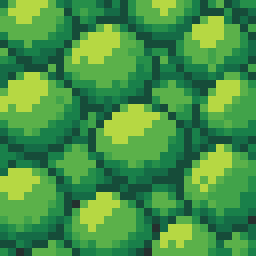
#> input picture assets/source/tiles/hedge/sebe_a.png, 32 x 32 px, found by its file name (shown 8 times larger)
$ python processa_borda.py hedge/sebe_a.png
#> lines starting #> are read from the running program, lines starting #| are printed output that depends on the picture
"""
Processa a cerca-viva da borda da arena.

Os dois tiles gerados alternam na borda; o segundo e levado a paleta do primeiro
para nao aparecer costura. Ambos sao escurecidos e tem os destaques comprimidos,
porque a borda e o fundo do HUD e precisa ficar calma.

Cada tile vira uma folha de 5 quadros de 32x32: plano e beira ondulada voltada
para baixo, cima, esquerda e direita (o lado que encosta na area jogavel). A
beira tem dois arcos por celula, do tamanho de uma moita, contornados no verde
mais escuro da propria sebe.
Uso: python processa_borda.py <assets/source> <pasta_processed> <pasta_atlas>
"""
import os
import sys

from PIL import Image

T = 32
FATOR = 0.72
TETO_LUZ = 150
LARGURAS_ARCO = (16, 16)
FUNDO_ARCO = 3
LADOS = ("baixo", "cima", "esquerda", "direita")
# giro que leva cada lado para baixo, em quartos de volta anti-horarios
GIRO = {"baixo": 0, "esquerda": 1, "cima": 2, "direita": 3}


def arcos():
    out = []
    for w in LARGURAS_ARCO:
        for i in range(w):
            t = (2 * i / (w - 1)) - 1
            out.append(round(FUNDO_ARCO * t * t))
    return out


RECUO = arcos()


def calma(tile):
    out = tile.copy()
    px = out.load()
    for y in range(T):
        for x in range(T):
            r, g, b, a = px[x, y]
            lum = 0.299 * r + 0.587 * g + 0.114 * b
            f = FATOR * (TETO_LUZ / lum if lum * FATOR > TETO_LUZ else 1)
            px[x, y] = (int(r * f), int(g * f), int(b * f), a)
    return out


def na_paleta(tile, ref):
    paleta = sorted(set(ref.get_flattened_data()))
    out = tile.copy()
    px = out.load()
    for y in range(T):
        for x in range(T):
            c = px[x, y]
            px[x, y] = min(paleta, key=lambda p: sum((a - b) ** 2 for a, b in zip(c[:3], p[:3])))
    return out


def beira(tile, lado, contorno):
    giro = GIRO[lado]
    c = tile.rotate(90 * giro) if giro else tile.copy()
    px = c.load()
    for x in range(T):
        r = RECUO[x]
        for k in range(r):
            px[x, T - 1 - k] = (0, 0, 0, 0)
        px[x, T - 1 - r] = contorno
    for x in range(T):
        for viz in (x - 1, x + 1):
            if 0 <= viz < T and RECUO[viz] > RECUO[x]:
                for k in range(RECUO[x], RECUO[viz]):
                    if px[viz, T - 1 - k][3] == 0 and px[x, T - 1 - k][3]:
                        px[x, T - 1 - k] = contorno
    return c.rotate(-90 * giro) if giro else c


def folha(tile, contorno):
    out = Image.new("RGBA", (T * (1 + len(LADOS)), T))
    out.alpha_composite(tile, (0, 0))
    for i, lado in enumerate(LADOS, start=1):
        out.alpha_composite(beira(tile, lado, contorno), (i * T, 0))
    return out


if __name__ == "__main__":
    fonte, *destinos = sys.argv[1:4]
    pasta = os.path.join(fonte, "tiles", "hedge")
    a = calma(Image.open(os.path.join(pasta, "sebe_a.png")).convert("RGBA"))
#> in calma, out is the input picture: PIL image 32x32 RGBA; mean R, G, B, A 69.4, 147.5, 69.8, 255
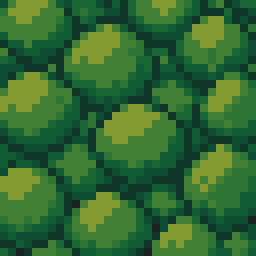
#> a: PIL image 32x32 RGBA (shown 8 times larger); mean R, G, B, A 49.6, 105.8, 50, 255
    b = na_paleta(calma(Image.open(os.path.join(pasta, "sebe_b.png")).convert("RGBA")), a)
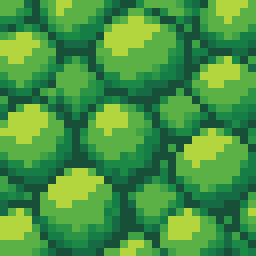
#> input picture assets/source/tiles/hedge/sebe_b.png, 32 x 32 px, found by its file name (shown 8 times larger)
#> in calma, out is the input picture: PIL image 32x32 RGBA; mean R, G, B, A 70.4, 148.4, 66.6, 255
#> (the run stopped early here; a loop or call above may not have finished)
